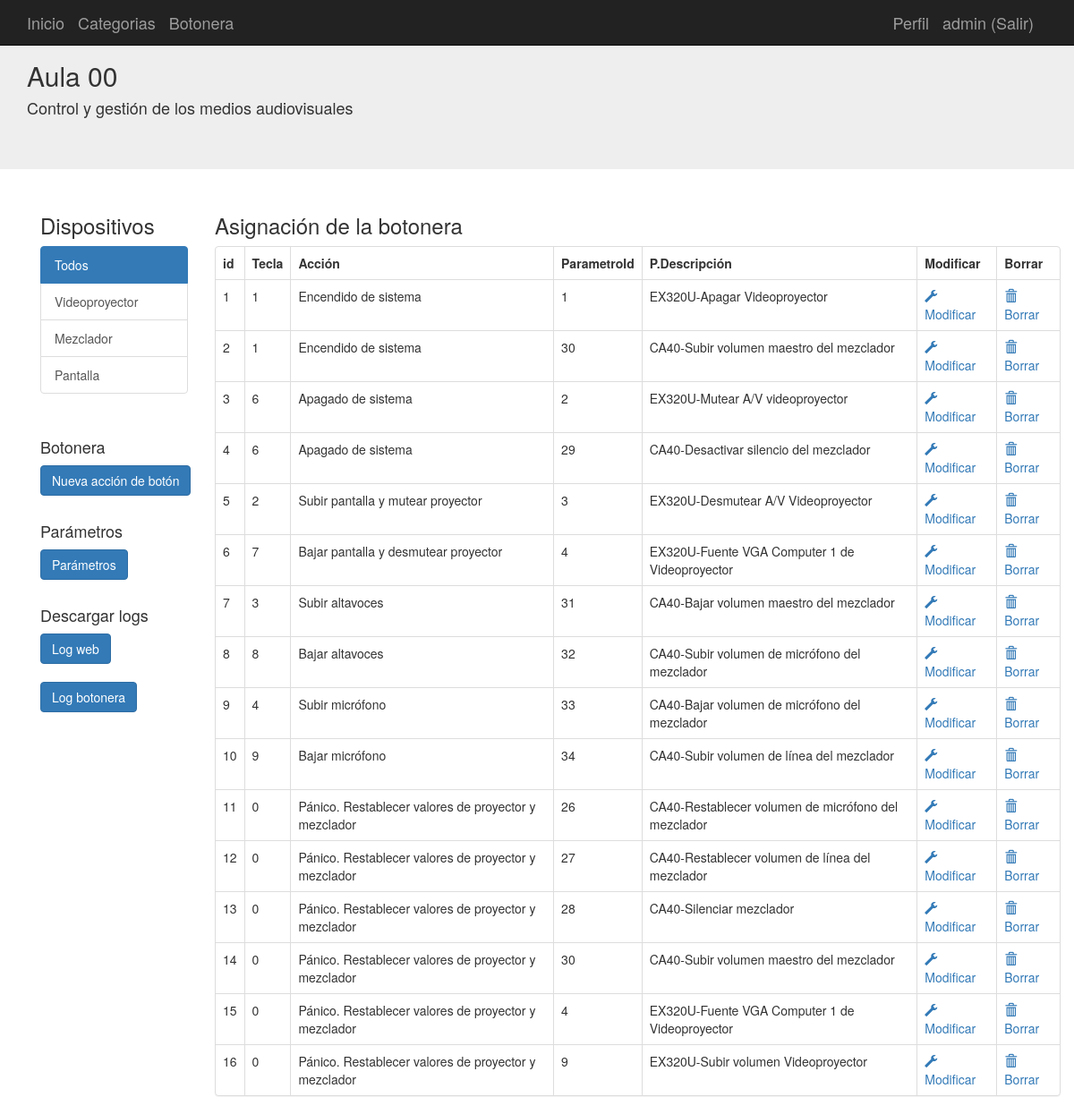
The app's page /acciones_botonera (signed in) with its own data.
### aplicacion/models.py (models this page shows, shortened)
class Usuarios(db.Model):
	__tablename__ = 'usuarios'
	id = Column(Integer, primary_key=True)
	username = Column(String(100),nullable=False)
	password_hash = Column(String(128),nullable=False)
	nombre = Column(String(200),nullable=False)
	email = Column(String(200),nullable=False)
	admin = Column(Boolean, default=False)
	@property
	def password(self):
		raise AttributeError('password is not a readable attribute')
	def is_admin(self):
		return self.admin

class Categorias(db.Model):
	__tablename__ = 'categorias'
	id = Column(Integer, primary_key=True)
	nombre = Column(String(100))
	modelo = relationship("Dispositivos", cascade="all, delete-orphan", backref="Categorias",lazy='dynamic')

class Botones(db.Model):
	__tablename__ = 'botones'
	id = Column(Integer, primary_key=True)
	accion = Column(String(100))
	tecla = Column(String(255))
	ParametroId = Column(Integer,ForeignKey('parametros.id'), nullable=False)

class Parametros(db.Model):
	__tablename__ = 'parametros'
	id = Column(Integer, primary_key=True)
	descripcion = Column(String(100))
	valor = Column(String(255))
	ComandoId = Column(Integer,ForeignKey('comandos.id'), nullable=False)
	boton = relationship("Botones", backref="Parametros")
	def __repr__(self):
		return (u'<{self.__class__.__name__}: {self.id}>'.format(self=self))

### aplicacion/app.py (the view)
@app.route('/acciones_botonera')
def acciones_botonera(id='0'):
	categoria=Categorias.query.get(id)
	if id=='0':
		dispositivos=Dispositivos.query.all()
	else:
		dispositivos=Dispositivos.query.filter_by(CategoriaId=id)
	categorias=Categorias.query.all()
	logging.info("/botonera_ok.html Llamada a página de la botonera")
	botones = Botones.query.all()
	listaparametros = []
	parametros = Parametros.query.all()
	for p in parametros:
		listaparametros.append(p.descripcion)
		print(p, sys.stdout)
	return render_template("acciones_botonera.html", dispositivos = dispositivos, categorias=categorias,categoria=categoria, botones = botones, listaparametros = listaparametros)

### aplicacion/app.py (called while the page is built)
@login_manager.user_loader
def load_user(user_id):
	return Usuarios.query.get(int(user_id))

### aplicacion/templates/acciones_botonera.html (shortened to what this page needs)
{% extends "base.html" %}
{% block contenido %}
<div class="container">
  <div class="row">
    <div class="col-md-2">
      <h3>Dispositivos</h3>
      <div class="list-group">
        {% for cat in categorias %}
        {% if categoria.nombre==cat.nombre%}
        <a class="list-group-item active" href="{{url_for('inicio',id=cat.id)}}">{{cat.nombre}}</a>
        {% else %}
        <a class="list-group-item" href="{{url_for('inicio',id=cat.id)}}">{{cat.nombre}}</a>
        {% endif%}
        {% endfor %}
      </div>
      <br/>
      {% if current_user.is_authenticated and current_user.is_admin()  %}
      <h4>Botonera</h4>
      <a class="btn btn-primary" href="{{url_for('accion_boton_new')}}" role="button">Nueva acción de botón</a>
      <br><br>
      <h4>Parámetros</h4>
      <a class="btn btn-primary" href="{{url_for('parametros')}}" role="button">Parámetros</a>
      <br><br>
      <h4>Descargar logs</h4>
      <a class="btn btn-primary" href="{{url_for('descargar_log_web')}}" role="button">Log web</a><br><br>
      <a class="btn btn-primary" href="{{url_for('descargar_log_botonera')}}" role="button">Log botonera</a>
      {% endif %}
      <br/>
    </div>
    <div class="col-md-10">
      <h3>Asignación de la botonera</h3>
      <div class="panel panel-default">
        <table class="table table-bordered">
          <tr>
            <th>id</th>
            <th>Tecla </th>
            <th>Acción</th>
            <th>ParametroId</th>
            <th>P.Descripción</th>
            {% if current_user.is_authenticated and current_user.is_admin()  %}
            <th>Modificar</th>
            <th>Borrar</th>
            {% endif %}
          </tr>
          {% for b in botones %}
          <tr>
            <td>{{b.id}}</td>
            <td>{{b.tecla}}</td>
            <td>{{b.accion}}</td>
            <td>{{b.ParametroId}}</td>
            <td>{{listaparametros[b.ParametroId]}}</td>
            {% if current_user.is_authenticated and current_user.is_admin()  %}
            <td><a href="{{url_for('accion_boton_edit',id=b.id)}}"><span class="glyphicon glyphicon-wrench"></span> Modificar</a></td>
            <td><a href="{{url_for('accion_boton_delete',id=b.id)}}"><span class="glyphicon glyphicon-trash"></span> Borrar</a></td>
            {% endif %}
          </tr>
          {% endfor %}
            </table>
          </div>
        </div>
      </div>
    </div>
    {% endblock %}

### aplicacion/templates/base.html (shortened to what this page needs)
{% extends "bootstrap/base.html" %}
{% block navbar %}
<link rel="stylesheet" href="/static/css/style.css">
<nav class="navbar navbar-inverse navbar-fixed-top">
      <div class="container">
        <div class="navbar-header">
          <a class="navbar-brand" href="/">Inicio</a>
          <a class="navbar-brand" href="{{url_for('categorias')}}">Categorias</a>
          <a class="navbar-brand" href="{{url_for('botonera')}}">Botonera</a>
        </div>
        <div id="navbar" class="navbar-collapse collapse navbar-right">
          {% if current_user.is_authenticated %}
          <a class="navbar-brand " href="/perfil/{{ current_user.username}}"> Perfil</a>
          <a class="navbar-brand " href="/logout"> {{ current_user.username}} (Salir)</a>
          {% else %}
          <a class="navbar-brand " href="/login">Login</a>
          <a class="navbar-brand " href="/registro">Registro</a>
          {% endif %}
        </div>
      </div>
    </nav>
    <div class="jumbotron">
      <div class="container">
        <h2>Aula 00</h2>
        <h4>Control y gestión de los medios audiovisuales</h4>
      </div>
    </div>
{% endblock %}
{% block content %}
<div class="container-fluid">
  <div class="row">
    <div class="container">
        {% block contenido %}{% endblock %}
    </div>
</div>
{% endblock %}

### records on screen
Usuarios: username "admin"
Categorias: nombre "Todos"
Categorias: nombre "Videoproyector"
Categorias: nombre "Mezclador"
Categorias: nombre "Pantalla"
Botones: id "1", tecla "1", accion "Encendido de sistema", ParametroId "1", ParametroId.descripcion "EX320U-Apagar Videoproyector"
Botones: id "2", tecla "1", accion "Encendido de sistema", ParametroId "30", ParametroId.descripcion "CA40-Subir volumen maestro del mezclador"
Botones: id "3", tecla "6", accion "Apagado de sistema", ParametroId "2", ParametroId.descripcion "EX320U-Mutear A/V videoproyector"
Botones: id "4", tecla "6", accion "Apagado de sistema", ParametroId "29", ParametroId.descripcion "CA40-Desactivar silencio del mezclador"
Botones: id "5", tecla "2", accion "Subir pantalla y mutear proyector", ParametroId "3", ParametroId.descripcion "EX320U-Desmutear A/V Videoproyector"
Botones: id "6", tecla "7", accion "Bajar pantalla y desmutear proyector", ParametroId "4", ParametroId.descripcion "EX320U-Fuente VGA Computer 1 de Videoproyector"
Botones: id "7", tecla "3", accion "Subir altavoces", ParametroId "31", ParametroId.descripcion "CA40-Bajar volumen maestro del mezclador"
Botones: id "8", tecla "8", accion "Bajar altavoces", ParametroId "32", ParametroId.descripcion "CA40-Subir volumen de micrófono del mezclador"
Botones: id "9", tecla "4", accion "Subir micrófono", ParametroId "33", ParametroId.descripcion "CA40-Bajar volumen de micrófono del mezclador"
Botones: id "10", tecla "9", accion "Bajar micrófono", ParametroId "34", ParametroId.descripcion "CA40-Subir volumen de línea del mezclador"
Botones: id "11", tecla "0", accion "Pánico. Restablecer valores de proyector y mezclador", ParametroId "26", ParametroId.descripcion "CA40-Restablecer volumen de micrófono del mezclador"
Botones: id "12", tecla "0", accion "Pánico. Restablecer valores de proyector y mezclador", ParametroId "27", ParametroId.descripcion "CA40-Restablecer volumen de línea del mezclador"
Botones: id "13", tecla "0", accion "Pánico. Restablecer valores de proyector y mezclador", ParametroId "28", ParametroId.descripcion "CA40-Silenciar mezclador"
Botones: id "14", tecla "0", accion "Pánico. Restablecer valores de proyector y mezclador", ParametroId "30", ParametroId.descripcion "CA40-Subir volumen maestro del mezclador"
Botones: id "15", tecla "0", accion "Pánico. Restablecer valores de proyector y mezclador", ParametroId "4", ParametroId.descripcion "EX320U-Fuente VGA Computer 1 de Videoproyector"
Botones: id "16", tecla "0", accion "Pánico. Restablecer valores de proyector y mezclador", ParametroId "9", ParametroId.descripcion "EX320U-Subir volumen Videoproyector"
